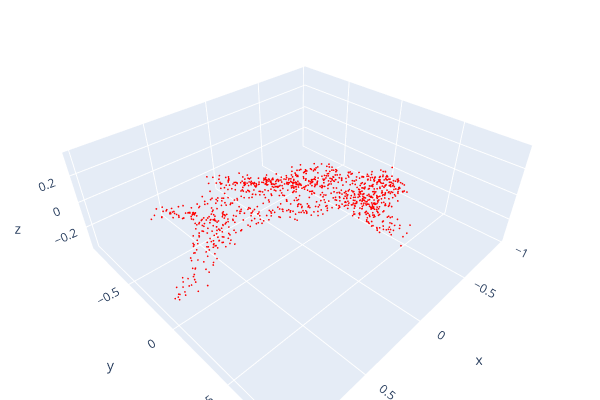

This figure's notebook cell:
### Code cell
show(sample["pcd_src"])

### Figure 1 — Plotly figure (JSON) as saved in the notebook; plotly's stock layout.template omitted (floating-point values rounded to 4 significant figures; data arrays with more than 128 entries replaced by an {"elided": "..."} marker saying what was removed)
{"data": [{"marker": {"color": {"elided": "1024x3 int values"}, "size": 1}, "mode": "markers", "type": "scatter3d", "x": {"elided": "1024 float values"}, "y": {"elided": "1024 float values"}, "z": {"elided": "1024 float values"}}], "layout": {"height": 400, "margin": {"b": 0, "l": 0, "r": 0, "t": 0}, "scene": {"camera": {"center": {"x": 0, "y": 0, "z": 0}, "up": {"x": 0, "y": 0, "z": 1}}}, "showlegend": false, "width": 600}}
